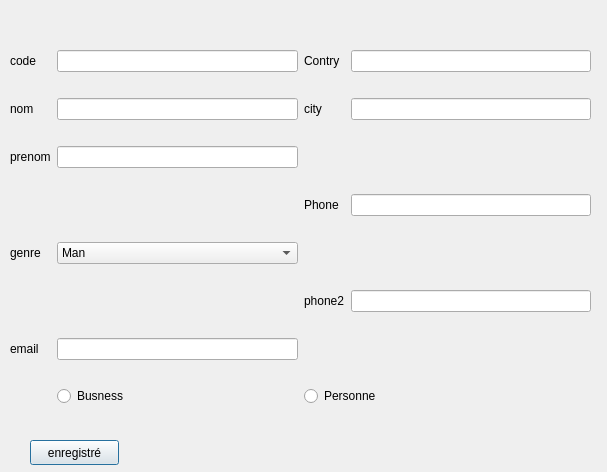
<?xml version="1.0" encoding="UTF-8"?>
<ui version="4.0">
 <class>ClientD</class>
 <widget class="QDialog" name="ClientD">
  <property name="geometry">
   <rect>
    <x>0</x>
    <y>0</y>
    <width>607</width>
    <height>472</height>
   </rect>
  </property>
  <property name="windowTitle">
   <string>Dialog</string>
  </property>
  <widget class="QPushButton" name="pushButton">
   <property name="geometry">
    <rect>
     <x>30</x>
     <y>440</y>
     <width>89</width>
     <height>25</height>
    </rect>
   </property>
   <property name="text">
    <string>enregistré</string>
   </property>
  </widget>
  <widget class="QWidget" name="layoutWidget">
   <property name="geometry">
    <rect>
     <x>10</x>
     <y>30</y>
     <width>581</width>
     <height>401</height>
    </rect>
   </property>
   <layout class="QGridLayout" name="gridLayout">
    <item row="0" column="0">
     <widget class="QLabel" name="label">
      <property name="text">
       <string>code</string>
      </property>
     </widget>
    </item>
    <item row="0" column="1">
     <widget class="QLineEdit" name="codeLine"/>
    </item>
    <item row="0" column="2">
     <widget class="QLabel" name="label_2">
      <property name="text">
       <string>Contry</string>
      </property>
     </widget>
    </item>
    <item row="0" column="3">
     <widget class="QLineEdit" name="contryLine"/>
    </item>
    <item row="1" column="0">
     <widget class="QLabel" name="label_3">
      <property name="text">
       <string>nom</string>
      </property>
     </widget>
    </item>
    <item row="1" column="1">
     <widget class="QLineEdit" name="nameLine"/>
    </item>
    <item row="1" column="2">
     <widget class="QLabel" name="label_7">
      <property name="text">
       <string>city</string>
      </property>
     </widget>
    </item>
    <item row="1" column="3">
     <widget class="QLineEdit" name="cityLine"/>
    </item>
    <item row="2" column="0">
     <widget class="QLabel" name="label_4">
      <property name="text">
       <string>prenom</string>
      </property>
     </widget>
    </item>
    <item row="2" column="1">
     <widget class="QLineEdit" name="prenomLine"/>
    </item>
    <item row="3" column="2">
     <widget class="QLabel" name="label_8">
      <property name="text">
       <string>Phone</string>
      </property>
     </widget>
    </item>
    <item row="3" column="3">
     <widget class="QLineEdit" name="phoneLine"/>
    </item>
    <item row="4" column="0">
     <widget class="QLabel" name="label_5">
      <property name="text">
       <string>genre</string>
      </property>
     </widget>
    </item>
    <item row="5" column="2">
     <widget class="QLabel" name="label_9">
      <property name="text">
       <string>phone2</string>
      </property>
     </widget>
    </item>
    <item row="5" column="3">
     <widget class="QLineEdit" name="phoneLine2"/>
    </item>
    <item row="6" column="0">
     <widget class="QLabel" name="label_6">
      <property name="text">
       <string>email</string>
      </property>
     </widget>
    </item>
    <item row="6" column="1">
     <widget class="QLineEdit" name="emailLine"/>
    </item>
    <item row="7" column="1">
     <widget class="QRadioButton" name="radioButton">
      <property name="text">
       <string>Busness</string>
      </property>
     </widget>
    </item>
    <item row="7" column="2" colspan="2">
     <widget class="QRadioButton" name="radioButton_2">
      <property name="text">
       <string>Personne</string>
      </property>
     </widget>
    </item>
    <item row="4" column="1">
     <widget class="QComboBox" name="comboBox">
      <item>
       <property name="text">
        <string>Man</string>
       </property>
      </item>
      <item>
       <property name="text">
        <string>woman</string>
       </property>
      </item>
     </widget>
    </item>
   </layout>
  </widget>
 </widget>
 <resources/>
 <connections/>
</ui>
